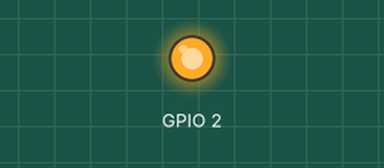
Simulated run of this sketch. Board: ESP32. On the bench: output pins drawn as LEDs (lit = HIGH). WiFi joins after 1.5 s; servers stay silent unless stated; what the sketch prints to the serial monitor is not drawn.

Above: at 0.1 s.
At 1.0 s:
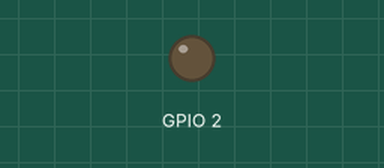
Timing chart, 0 to 2.7 s (numbered marks = the images above):
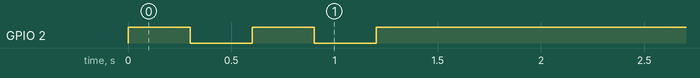

The sketch:

GISMO7_Firebase_Write.ino
```cpp
#include <WiFi.h>
#include "FirebaseESP32.h"
#define FIREBASE_HOST "xxxxxxxxxxxxxxxxxxxxxxxx" //Do not include https:// in FIREBASE_HOST
#define FIREBASE_AUTH "xxxxxxxxxxxxxxxxxxx"
#define WIFI_SSID "xxxxxxxxxx"
#define WIFI_PASSWORD "xxxxxxxxxxxx"
//Define Firebase Data object
FirebaseData firebaseData;

float val = 0.0;
String tag = "IOTLAB/My_App/Sensor_Value";
void setup() {
  pinMode(2,OUTPUT);
  Serial.begin(115200);
  WiFiInit();
  FirebaseInit();
  }

void loop() {
   FirebaseWrite();
   Serial.println(val);
   val = val + 1.54;
   if(val > 10.0) val = 0.0;
   delay(1000);
}
void WiFiInit(){
  WiFi.begin(WIFI_SSID, WIFI_PASSWORD);
  Serial.print("Connecting to Wi-Fi");
  while (WiFi.status() != WL_CONNECTED)
  {
    digitalWrite(2,!digitalRead(2));
    Serial.print(".");
    delay(300);
  }
  Serial.println();
  Serial.print("Connected with IP: ");
  Serial.println(WiFi.localIP());
  Serial.println();

}
void FirebaseInit(){
  Firebase.begin(FIREBASE_HOST, FIREBASE_AUTH);
  Firebase.reconnectWiFi(true);

}
void FirebaseWrite(){
  Firebase.setFloat(firebaseData,tag,val);

}
```
